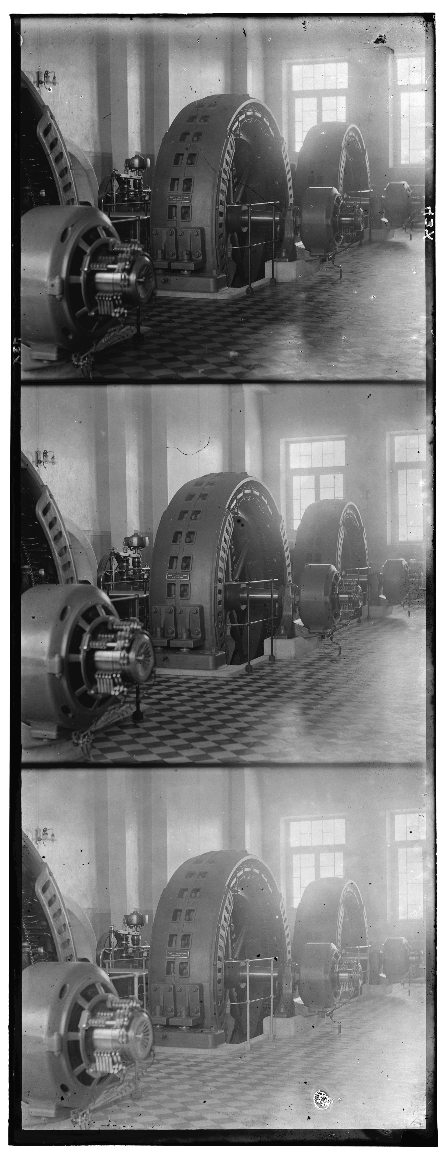
#> input picture Prokudin_Gorskii_image_alignment/plates/1.png, 448 x 1153 px, found by its file name; its folder holds only this picture in this run
$ python image_alingment.py
#> lines starting #> are read from the running program, lines starting #| are printed output that depends on the picture
import numpy as np
import matplotlib.pyplot as plt
import cv2 as cv
import os

def load_data(dir_path=None):
    img_name=os.listdir(dir_path)
    img_data=[]
    for i in img_name:
        img=cv.imread(os.path.join(dir_path,i),cv.IMREAD_GRAYSCALE)
#> img is the input picture: shape (1153, 448); min 6, max 255, mean 123.2
        img_data.append(img)
    return img_data

def visualize(image_data,formt=None):
    length=len(image_data)
    #plt.figure(figsize=(20, 40))
    if(length%3==0):
        r=length/3
    else:
        r=(length/3)+1

    for i,img in enumerate(image_data):
        subplot_idx=i+1
        plt.subplot(r,3,subplot_idx)
        plt.imshow(img,cmap=formt)
    plt.show()

def canny_edge(image_data,min_value,max_value):
    canny_img=[]
    for img in image_data:
        canny_edge = cv.Canny(img, min_value, max_value,apertureSize = 3)
        canny_img.append(canny_edge)
    return canny_img

def check_border(canny_img):
    y,x=canny_img.shape[0],canny_img.shape[1]
    dy=int(y*0.1)
    dx=int(x*0.1)
    max_xbrow=0
    max_xurow=0
    max_ylrow=0
    max_yrrow=0
    count=[]
    for j in range(dy):
        counts=0
        for i in range(x):
            if canny_img[i,x-j-1]==255:
                counts+=1
        count.append(counts)

    idx1=count.index(max(count))
    count.remove(max(count))
    idx2=count.index(max(count))
    max_xbrow=max(idx1,idx2)
    count=[]
    for j in range(dx):
        counts=0
        for i in range(y):
            if canny_img[i,x-j-1]==255:
                counts+=1
        count.append(counts)

    idx1=count.index(max(count))
    count.remove(max(count))
    idx2=count.index(max(count))
    max_ylrow=max(idx1,idx2)
    count=[]

    for j in range(dy):
        counts=0
        for i in range(x):
            if canny_img[i,x-j-1]==255:
                counts+=1
        count.append(counts)

    idx1=count.index(max(count))
    count.remove(max(count))
    idx2=count.index(max(count))
    max_xurow=max(idx1,idx2)
    count=[]

    for j in range(dx):
        counts=0
        for i in range(y):
            if canny_img[i,x-j-1]==255:
                counts+=1
        count.append(counts)

    idx1=count.index(max(count))
    count.remove(max(count))
    idx2=count.index(max(count))
    max_yrrow=max(idx1,idx2)

    return max_xbrow,max_xurow,max_ylrow,max_yrrow,y,x

def remove_border(img_data):
    low_threshold=65
    up_threshold=130
    canny_img=canny_edge(img_data,low_threshold,up_threshold)
    visualize(canny_img,'gray')
    image_border_removed=[]
    for i,img in enumerate(canny_img):
        max_xbrow,max_xurow,max_ylrow,max_yrrow,y,x=check_border(img)
        img_d=img_data[i]
        img_br=img_d[max_xbrow:y-max_xurow-1,max_ylrow:x-max_yrrow-1]
        image_border_removed.append(img_br)
    return image_border_removed

def image_combine(img_channel):
    l,b=img_channel.shape
    r=l%3
    s=int(l/3)
    lb=0
    ub=s
    rgb=np.zeros(((s+r),b,3))
    rgb[:s,:,2]+=img_channel[lb:ub,:]
    lb=ub
    ub+=s
    rgb[:s,:,1]+=img_channel[lb:ub,:]
    lb=ub
    ub+=s
    rgb[:s+r,:,0]+=img_channel[lb:ub+r,:]
    rgb=rgb.astype('uint8')
    return rgb


def image_rgb(img):
    img_rgb=[]
    for i in img:
        rgb=image_combine(i)
        img_rgb.append(rgb)
    return img_rgb

def sdd(img):

    l=img.shape[0]
    b=img.shape[1]
    Z=np.zeros((l,b))
    img_channel=[]
    img_channel.append(img[:,:,0])
    img_channel.append(img[:,:,1])
    img_channel.append(img[:,:,2])
    img_shiftg=img_channel[1].copy()
    img_shiftb=img_channel[2].copy()
    hshift=0
    vshift=0
    sums=np.inf
    n=1/(l*b)
    for i in range(-15,16):
        for j in range(-15,16):
            Z=np.zeros((l,b))
            if i>0 and j>0:
                Z[0:l-j,0:b-i]+=(img_channel[1][j:,i:]).copy()
                s=(((img_channel[0]-Z)**2)*n).sum()
            elif i<0 and j<0:
                Z[0-j+1:,0-i+1:]+=(img_channel[1][:l+j-1,:b+i-1]).copy()
                s=(((img_channel[0]-Z)**2)*n).sum()
            elif i>0 and j<0:
                Z[0-j+1:,:b-i]+=(img_channel[1][:l+j-1,i:]).copy()
                s=(((img_channel[0]-Z)**2)*n).sum()
            elif i<0 and j>0:
                Z[:l-j,0-i+1:]+=(img_channel[1][j:,:b+i-1]).copy()
                s=(((img_channel[0]-Z)**2)*n).sum()
            if s<sums:
                sums=s
                img_shiftg=Z

    sums=np.inf
    for i in range(-15,16):
        for j in range(-15,16):
            Z=np.zeros((l,b))
            if i>0 and j>0:
                Z[0:l-j,0:b-i]+=(img_channel[2][j:,i:]).copy()
                s=(((img_channel[0]-Z)**2)*n).sum()
            elif i<0 and j<0:
                Z[0-j+1:,0-i+1:]+=(img_channel[2][:l+j-1,:b+i-1]).copy()
                s=(((img_channel[0]-Z)**2)*n).sum()
            elif i>0 and j<0:
                Z[0-j+1:,:b-i]+=(img_channel[2][:l+j-1,i:]).copy()
                s=(((img_channel[0]-Z)**2)*n).sum()
            elif i<0 and j>0:
                Z[:l-j,0-i+1:]+=(img_channel[2][j:,:b+i-1]).copy()
                s=(((img_channel[0]-Z)**2)*n).sum()
            if s<sums:
                sums=s
                img_shiftb=Z

    img[:,:,1]=img_shiftg
    img[:,:,2]=img_shiftb
    img=img.astype('uint8')
    return img


def image_align(img,typ='SDD'):
    img_align=[]
    if typ=='SDD':
        for i in img:
            i_align=sdd(i)
            img_align.append(i_align)

    return img_align

dir_path=r'C:\Users\uma\Desktop\Python_exp\plates' #give path where Prokudin-Gorkskii plates are present
img_data=load_data(dir_path) #load images
#> img_data = 1 item
visualize(img_data,'gray') #visualize images
#> in visualize, `length=len(image_data)`: length = 1
#> in visualize, `r=(length/3)+1`: r = 1.33
#> the loop in visualize, `for i,img in enumerate(image_data):` made 1 pass
#> subplot_idx on pass 1: 1
img_border_removed=remove_border(img_data) #remove border
#> the loop in canny_edge, `for img in image_data:` made 1 pass
#> pass 1, in canny_edge, `canny_edge = cv.Canny(img, min_value, max_value,apertureSize = 3)`:
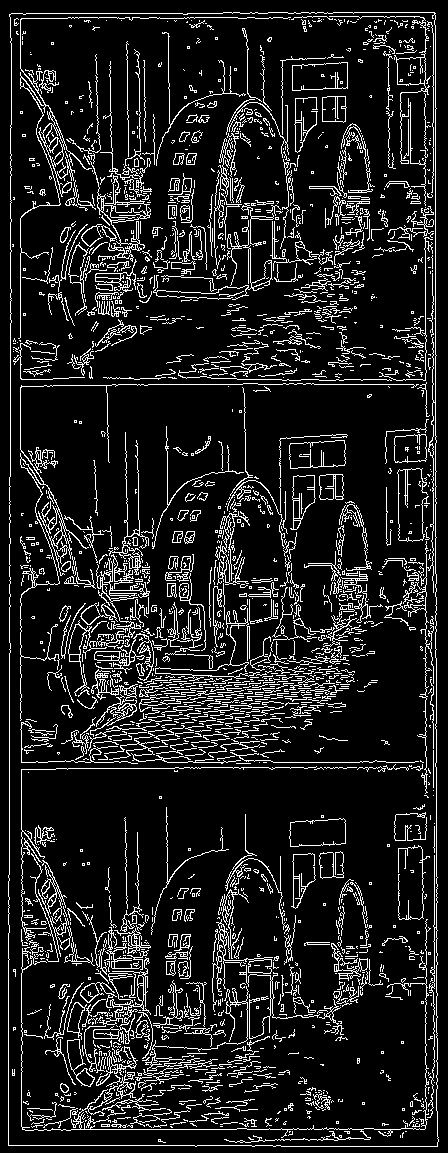
#> canny_edge: shape (1153, 448); 12.2% white in thin lines or dots
#> after the loop in canny_edge, `for img in image_data:`: canny_img = 1 item
#> the loop in visualize (call 2), `for i,img in enumerate(image_data):` made 1 pass
#> the loop in remove_border, `for i,img in enumerate(canny_img):` made 1 pass
#> (y, x, dy in check_border, dx in check_border, max_xbrow, max_xurow, max_ylrow, max_yrrow) on pass 1: (1153, 448, 115, 44, 21, 21, 21, 21)
#> pass 1, in remove_border, `img_br=img_d[max_xbrow:y-max_xurow-1,max_ylrow:x-max_yrrow-1]`:
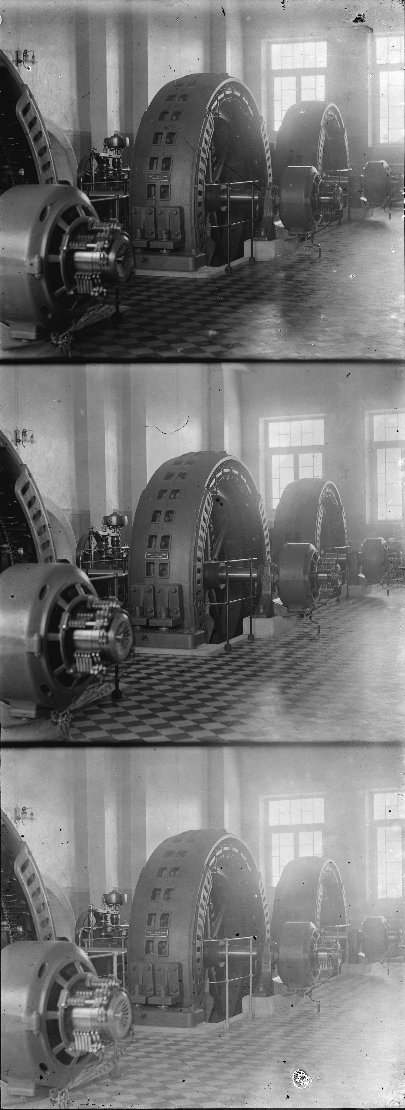
#> img_br: shape (1110, 405); min 6, max 255, mean 119.2
#> img_border_removed = 1 item
visualize(img_border_removed,'gray')


img_rgb=image_rgb(img_border_removed) #combine RGB channel
#> the loop in image_rgb, `for i in img:` made 1 pass
#> (l in image_combine, b in image_combine, r in image_combine, s in image_combine, ub in image_combine) on pass 1: (1110, 405, 0, 370, 1110)
#> pass 1, in image_combine, `rgb=rgb.astype('uint8')`:
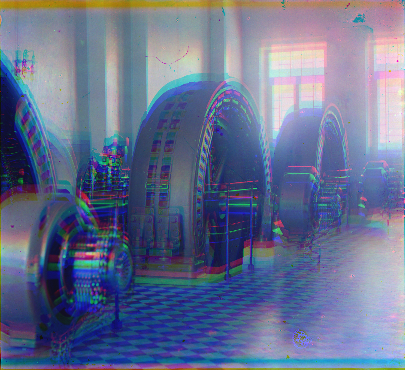
#> rgb: shape (370, 405, 3); mean of channels 0, 1, 2 143, 112, 102.4; drawn as B, G, R
#> img_rgb = 1 item
visualize(img_rgb)

img_align=image_align(img_rgb,'SDD') #align RGB channel
#> the loop in image_align, `for i in img:` made 1 pass
#> (l in sdd, b in sdd, hshift in sdd, vshift in sdd, n in sdd) on pass 1: (370, 405, 0, 0, 6.67e-06)
#> pass 1, in sdd, `img_shiftg=img_channel[1].copy()`:
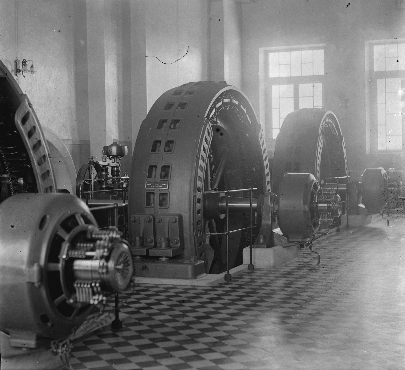
#> img_shiftg: shape (370, 405); min 6, max 254, mean 112
#> pass 1, in sdd, `img_shiftb=img_channel[2].copy()`:
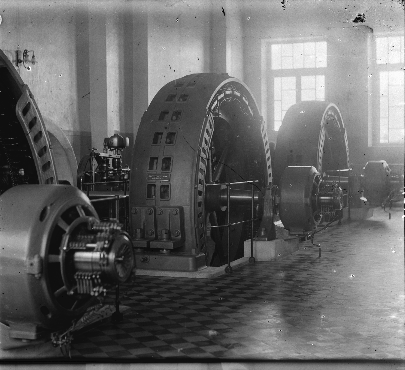
#> img_shiftb: shape (370, 405); min 6, max 255, mean 102.4
#> pass 1, in sdd, `img=img.astype('uint8')`:
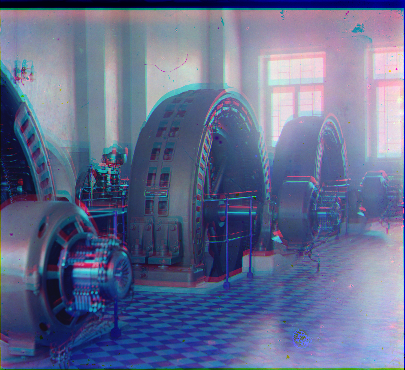
#> img: shape (370, 405, 3); mean of channels 0, 1, 2 143, 109.3, 99.8; drawn as B, G, R
#> img_align = 1 item
visualize(img_align)

$ run again, on Prokudin_Gorskii_image_alignment/plates/2.png
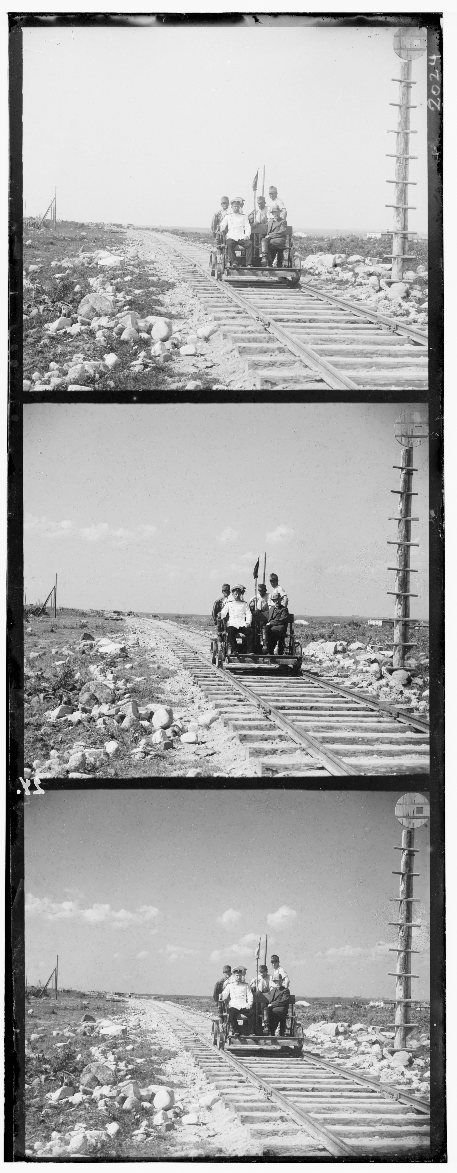
#> input picture Prokudin_Gorskii_image_alignment/plates/2.png, 457 x 1173 px, found by its file name
#> in load_data, img is the input picture: shape (1173, 457); min 0, max 249, mean 169.8
#> img_data = 1 item
#> length = 1
#> in visualize, `r=(length/3)+1`: r = 1.33
#> the loop in visualize, `for i,img in enumerate(image_data):` made 1 pass
#> subplot_idx on pass 1: 1
#> the loop in canny_edge, `for img in image_data:` made 1 pass
#> pass 1, in canny_edge, `canny_edge = cv.Canny(img, min_value, max_value,apertureSize = 3)`:
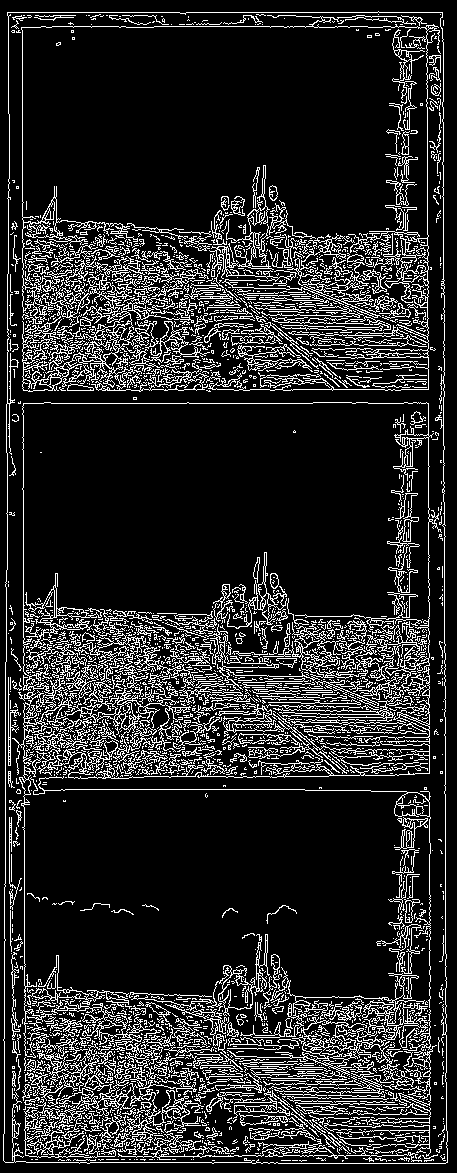
#> canny_edge: shape (1173, 457); 15.5% white in thin lines or dots
#> after the loop in canny_edge, `for img in image_data:`: canny_img = 1 item
#> the loop in visualize (call 2), `for i,img in enumerate(image_data):` made 1 pass
#> the loop in remove_border, `for i,img in enumerate(canny_img):` made 1 pass
#> (y, x, dy in check_border, dx in check_border, max_xbrow, max_xurow, max_ylrow, max_yrrow) on pass 1: (1173, 457, 117, 45, 28, 28, 26, 26)
#> the loop in image_rgb, `for i in img:` made 1 pass
#> (l in image_combine, b in image_combine, r in image_combine, s in image_combine, ub in image_combine) on pass 1: (1116, 404, 0, 372, 1116)
#> the loop in image_align, `for i in img:` made 1 pass
#> (l in sdd, b in sdd, hshift in sdd, vshift in sdd, n in sdd) on pass 1: (372, 404, 0, 0, 6.65e-06)
#> pass 1, in sdd, `img=img.astype('uint8')`:
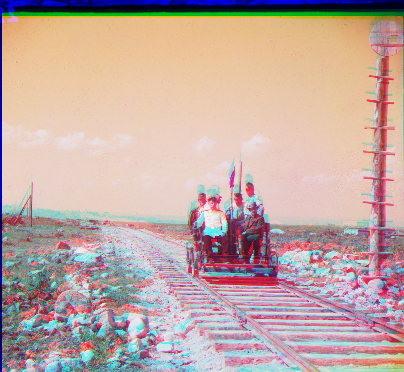
#> img: shape (372, 404, 3); mean of channels 0, 1, 2 163.1, 169.6, 193; drawn as B, G, R
